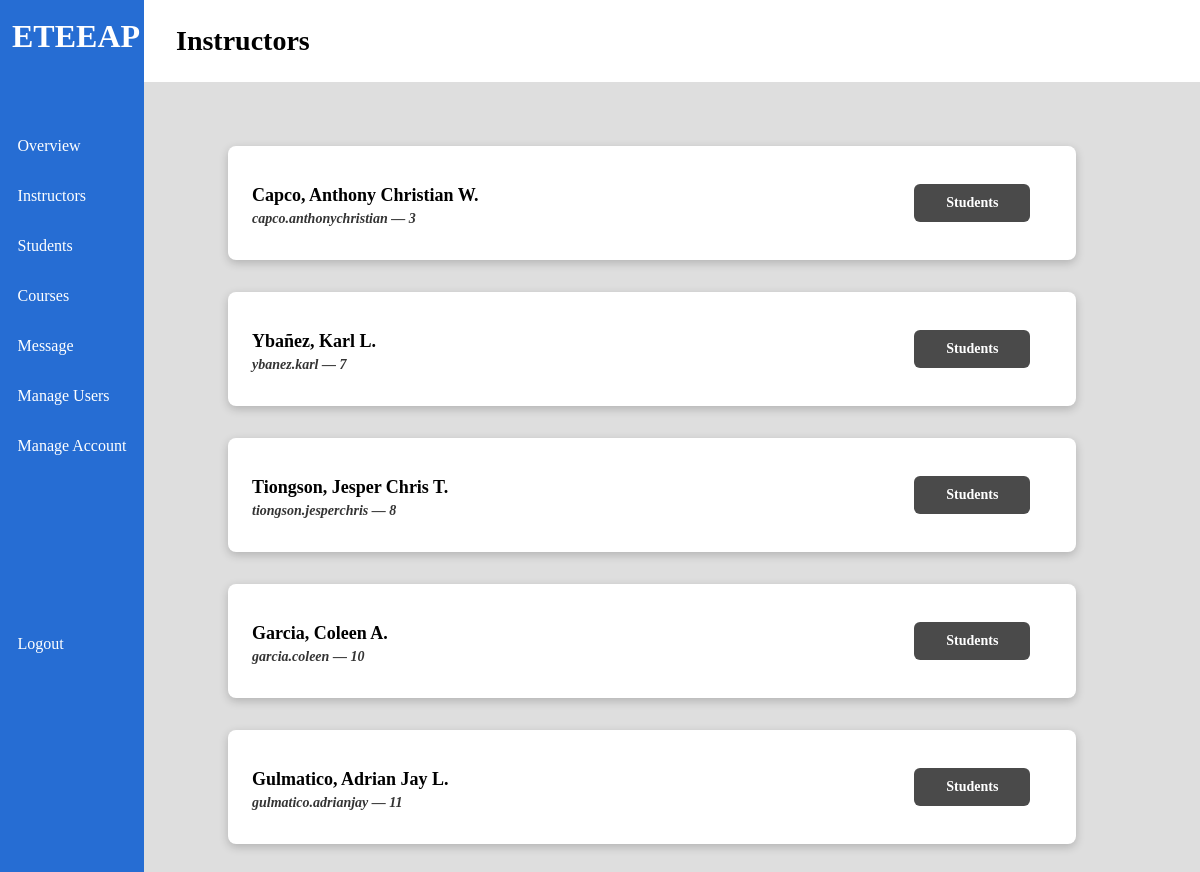
The page /index/instructors (signed in) on the database its author committed.
### models.py (models this page shows)
class User(db.Model):
    __tablename__ = "users"
    id = db.Column("id", db.Integer, primary_key=True)
    username = db.Column("username", db.String(64), unique=True, nullable=False)
    f_name = db.Column("f_name", db.String(64))
    m_name = db.Column("m_name", db.String(64))
    l_name = db.Column("l_name", db.String(64))
    password = db.Column("password", db.String(64), nullable=False)
    user_type = db.Column(db.Enum('admin', 'instructor', 'student'), nullable=False)

### views.py (the view)
@views.route('/instructors')
def instructors():
    if g.user != 'admin':
        return redirect(url_for('.unauthorized'))
    views = user_views[g.user]
    instructors = db.get_instructors()
    data = { 'instructors': [] }
    for i in instructors:
        info = {
            'name': f"{i['l_name'].title()}, {i['f_name']} {i['m_name'][0]}.",
            'username': i['username'],
            'id': i['id'],
            'uid': i['user'],
        }
        data['instructors'].append(info)
    return render_template('instructors.html', page="Instructors", data=data, views=views)

### db_functions.py (called while the page is built)
def get_user(user_id):
    return User.query.filter_by(id=user_id).first().__dict__

def get_instructors():
    instructors = []
    for instructor in Instructor.query.all():
        instructor = instructor.__dict__
        userinfo = get_user(instructor['user'])
        instructor['f_name'] = userinfo['f_name']
        instructor['l_name'] = userinfo['l_name']
        instructor['m_name'] = userinfo['m_name']
        instructor['username'] = userinfo['username']
        instructors.append(instructor)
    return instructors

### views.py (called while the page is built)
@views.before_request
def verify_permissions():
    g.user = None
    if 'user' in session:
        g.user = session['user']
    else:
        return redirect('/login')

### templates/instructors.html
{% extends "index.html" %}
{% block content %}
<div class="main-content">
    {% for instructor in data.instructors %}
    <div class="main-row">
        <div class="card bar color-white">
            <div class="left">
                <div class="card-strongtext"> {{ instructor.name}} </div>
                <div class="card-subtext">{{ instructor.username }} — {{ instructor.uid }}</div>
            </div>
            <div class="right">
                <button class="btn-grey">Students</button>
            </div>
        </div>
    </div>
    {% endfor %}
</div>
{% endblock %}

### templates/index.html (shortened to what this page needs)
<!DOCTYPE html>
<html lang="en">
    <head>
        <link rel="stylesheet" href= "{{ url_for('static',filename='styles/index.css') }}">
    </head>
    <body>
        <div class="view">
            <div class="sidebar">
                <div class="logo">
                    <img src=""><br>
                    <h4>ETEEAP</h4><br>
                </div>
                <ul>
                    {% for view in views %}
                    <li><div class=icon></div><a class="side-links" href="{{ url_for(view.link) }}">{{ view.name }}</a></li>
                    {% endfor %}
                    <li id="logout"><div class=icon></div><a href="/logout">Logout</a></li>
                </ul><br>
            </div>
            <div class="page-content">
                <div class="nav"><h4>{{ page }}</h4></div>
                <div class="main-content">
                    {% block content %}
                    {% endblock %}
                </div>
            </div>
        </div>
    </body>
</html>

### static/styles/index.css (style rules this page uses)
* { margin: 0; padding: 0; font-family: quicksand; }
body { background-color: #dedede; }
a { margin: 0; padding: 0; text-decoration: none; color: white; }
button { color: white; font-size: 14px; padding: 12px; border: none; border-radius: 6px; }
.btn-grey { background-color: rgba(55, 55, 55, 0.9); }
.view { height: 100vh; width: 100vw; margin: 0; padding: 0; display: flex; }
.page-content { position: fixed; right: 0; height: 100%; width: 88vw; overflow: auto; }

### rows shown on the page
User: name "Capco, Anthony Christian W.", username "capco.anthonychristian", uid "3"
User: name "Ybañez, Karl L.", username "ybanez.karl", uid "7"
User: name "Tiongson, Jesper Chris T.", username "tiongson.jesperchris", uid "8"
User: name "Garcia, Coleen A.", username "garcia.coleen", uid "10"
User: name "Gulmatico, Adrian Jay L.", username "gulmatico.adrianjay", uid "11"

### other values the page prints
{{ view.name }} "Overview" "Instructors" "Students" "Courses" "Message" "Manage Users" "Manage Account"
{{ page }} "Instructors"
